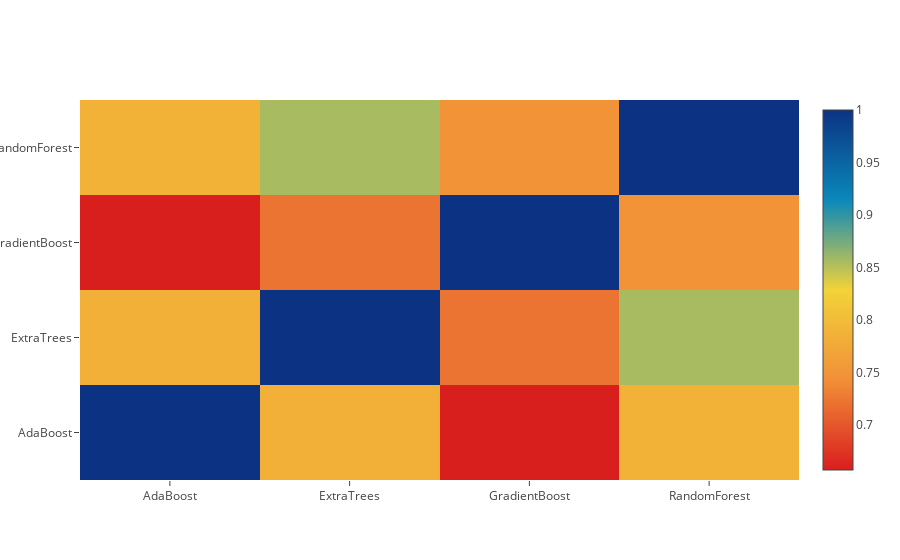

The cell this chart's notebook holds for it:
### Markdown cell above
**Correlation Heatmap of the Second Level Training set**

### Code cell
data = [
    go.Heatmap(
        z= base_predictions_train.astype(float).corr().values ,
        x=base_predictions_train.columns.values,
        y= base_predictions_train.columns.values,
          colorscale='Portland',
            showscale=True,
            reversescale = True
    )
]
py.iplot(data, filename='labelled-heatmap')

### Figure 1 — Plotly figure (JSON) as saved in the notebook; plotly's stock layout.template omitted (floating-point values rounded to 4 significant figures)
{"data": [{"colorscale": "Portland", "reversescale": true, "showscale": true, "type": "heatmap", "x": ["AdaBoost", "ExtraTrees", "GradientBoost", "RandomForest"], "y": ["AdaBoost", "ExtraTrees", "GradientBoost", "RandomForest"], "z": [[1.0, 0.784, 0.6571, 0.7873], [0.784, 1.0, 0.7225, 0.8558], [0.6571, 0.7225, 1.0, 0.7475], [0.7873, 0.8558, 0.7475, 1.0]]}], "layout": {}}
